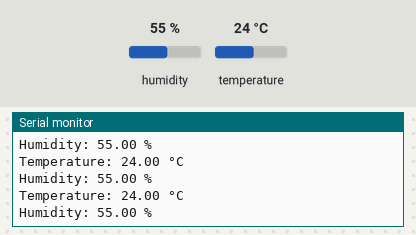
This sketch was run on a simulated ESP32. Parts: the last lines printed to the serial monitor. The inputs (shaded band) are chosen by the test bench; at power-on: humidity 55 %, temperature 24 °C. Nothing arrives over Bluetooth unless stated; a phone connects over Bluetooth LE 3 s after start.

Above: at 2.8 s.
2.9 s: humidity set to 22 %
At 4.8 s:
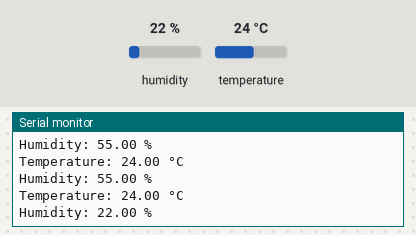
5.6 s: temperature set to 12 °C
At 6.8 s:
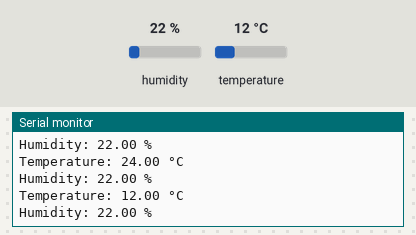
8.3 s: humidity set to 40 %
At 10.7 s:
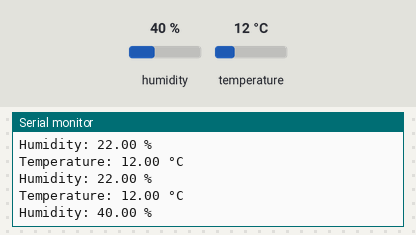
Timing chart, 0 to 12.2 s (numbered marks = the images above; inputs shaded):
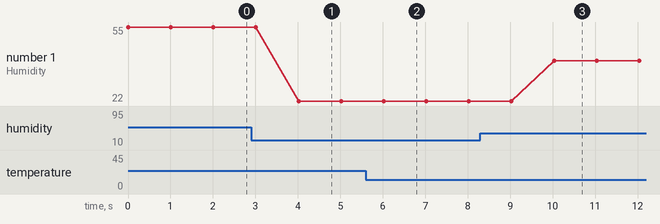

The sketch:

assign2_4.ino
```cpp
#include <BLEDevice.h>
#include <BLEServer.h>
#include <BLEUtils.h>
#include <BLE2902.h>

#include "DHT.h"

#define DHTPIN 15     // Digital pin connected to the DHT sensor
#define DHTTYPE DHT22   // DHT 22  (AM2302), AM2321

// Define the BLE service and characteristics
BLEServer *pServer;
BLEService *pService;
BLECharacteristic *pTemperatureCharacteristic;
BLECharacteristic *pHumidityCharacteristic;

// Define the temperature and humidity values
float temperature;
float humidity;

DHT dht(DHTPIN, DHTTYPE);

void setup() {
  Serial.begin(115200);

  // Create a BLE device
  BLEDevice::init("Harsha"); // Set device name

  // Create a BLE server
  pServer = BLEDevice::createServer();

  // Create a BLE service
  pService = pServer->createService(BLEUUID((uint16_t)0x180F)); // Health Thermometer service

  // Create a BLE characteristic for temperature
  pTemperatureCharacteristic = pService->createCharacteristic(
    BLEUUID((uint16_t)0x2A6E),  // Temperature characteristic
    BLECharacteristic::PROPERTY_READ
  );

  // Create a BLE characteristic for humidity
  pHumidityCharacteristic = pService->createCharacteristic(
    BLEUUID((uint16_t)0x2A6F),  // Humidity characteristic
    BLECharacteristic::PROPERTY_READ
  );

  // Start the BLE service
  pService->start();

  // Start advertising
  pServer->getAdvertising()->start();

  Serial.println("BLE service started");
  dht.begin();
}

void loop() {
  // Read temperature and humidity values from DHT sensor
  humidity = dht.readHumidity();
  temperature = dht.readTemperature();

  // Check if readings are valid
  if (isnan(humidity) || isnan(temperature)) {
    Serial.println("Failed to read from DHT sensor!");
    return;
  }

  // Print the values to the serial monitor
  Serial.print("Temperature: ");
  Serial.print(temperature);
  Serial.println(" °C");
  Serial.print("Humidity: ");
  Serial.print(humidity);
  Serial.println(" %");

  // Update the BLE characteristic values as numeric values
  pTemperatureCharacteristic->setValue(temperature);
  pHumidityCharacteristic->setValue(humidity);

  delay(1000);
}
```

Measured:
- after the input at 2.9 s, the serial monitor: prints a new line after 1.1 s (image 1)
- after the input at 5.6 s, the serial monitor: prints a new line after 0.42 s (image 2)
- after the input at 8.3 s, the serial monitor: prints a new line after 1.7 s (image 3)
- plotted number 1: 55 → 22 after the input at 2.9 s, 22 → 40 after the input at 8.3 s
